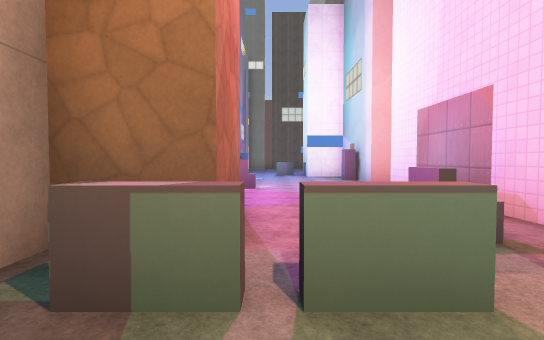
view 1 (above)

24 first-person views from a walk through a level from a Godot 3-D game. The camera is 1.2 m above the floor, tilts 2° down and sees 85° across. The floor is counted in squares, 2 m on a side. Each view is taken from the middle of a square. On the plan, view 1 faces up. The plan holds only what a view shows up to about 9 squares ahead; the rest is blank. Surface patterns are stand-ins for the level's own textures.

view 2
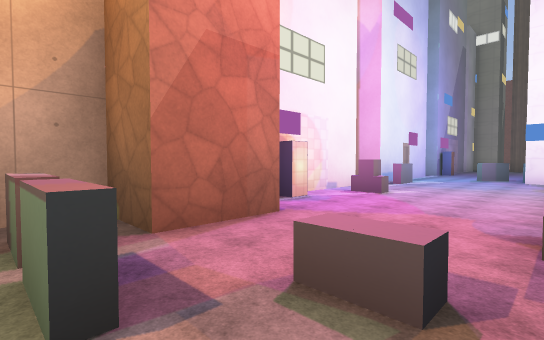

view 3
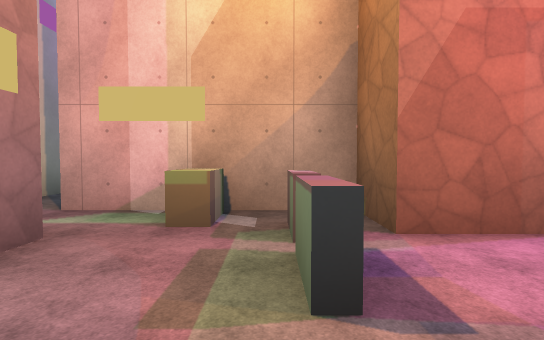

view 4
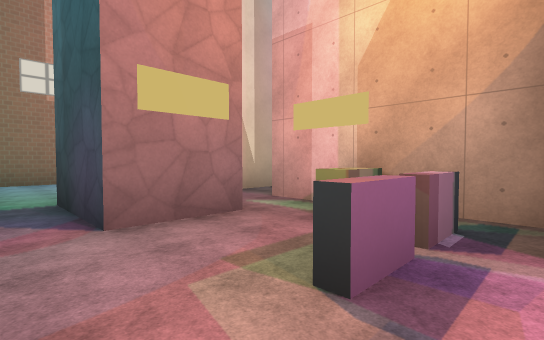

view 5
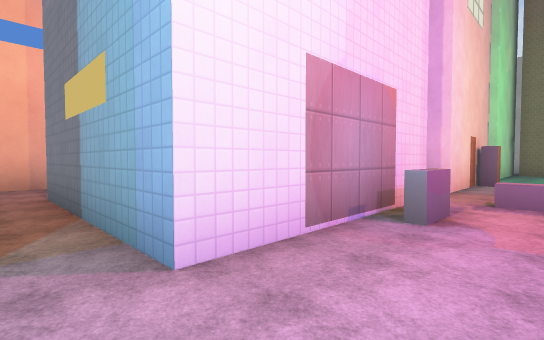

view 6
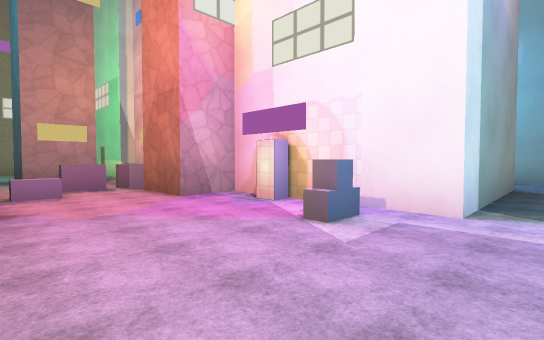

view 7
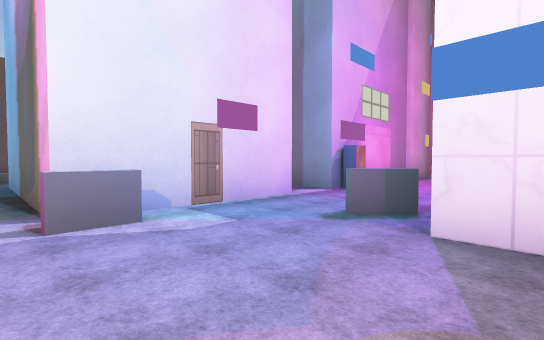

view 8
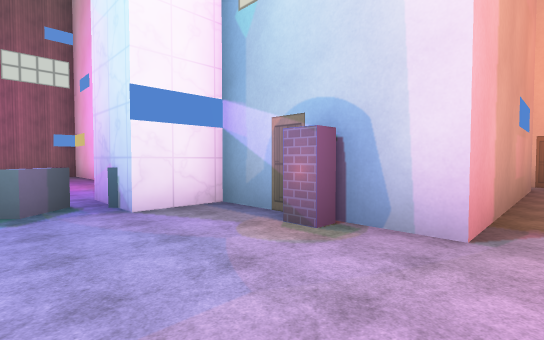

view 9
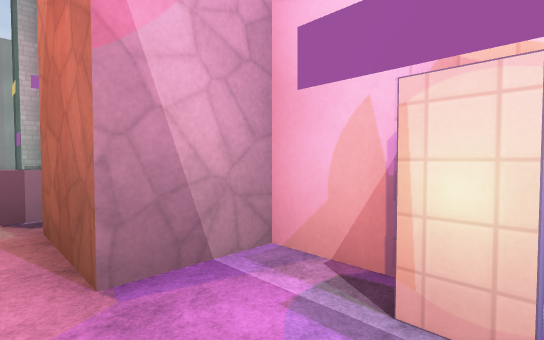

view 10
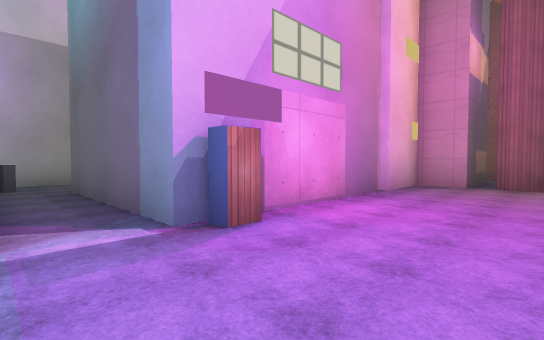

view 11
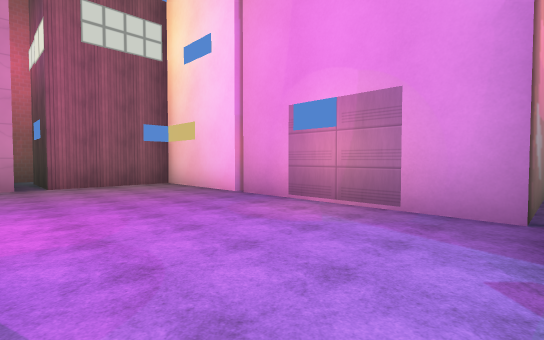

view 12
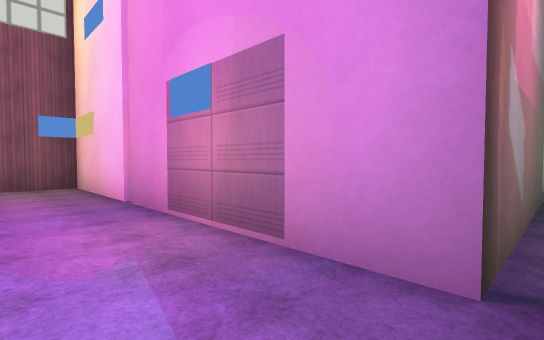

view 13
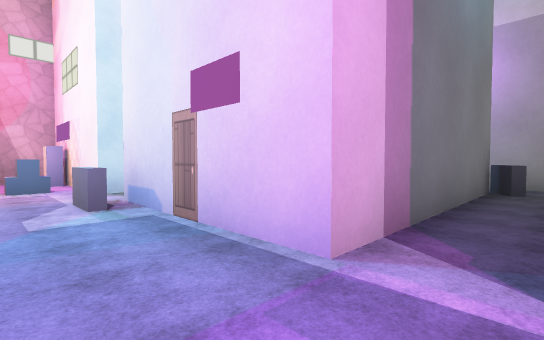

view 14
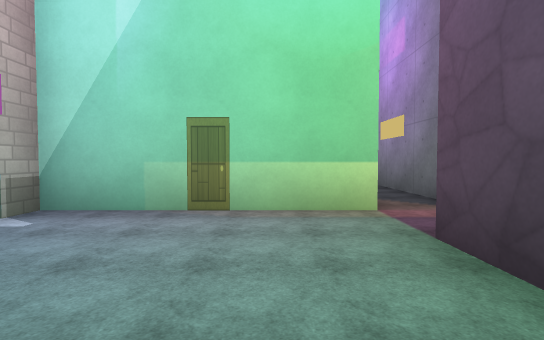

view 15
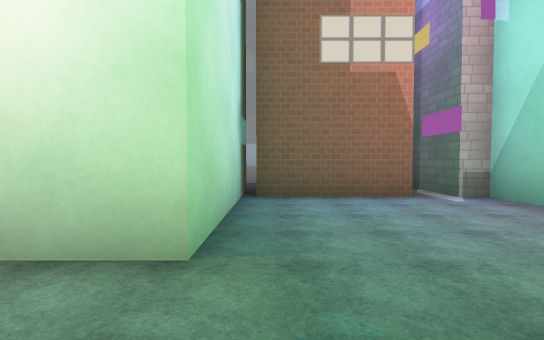

view 16
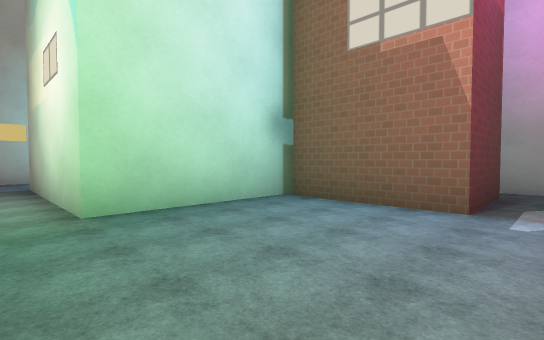

view 17
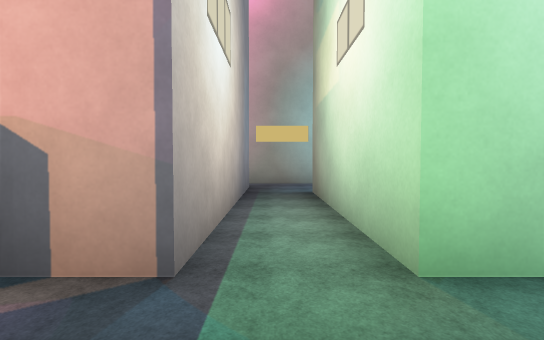

view 18
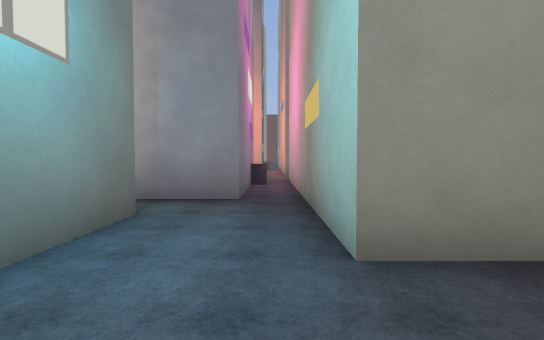

view 19
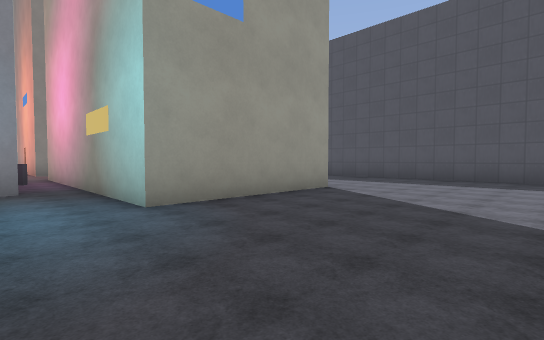

view 20
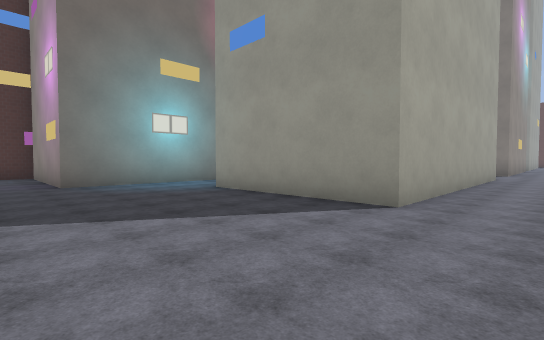

view 21
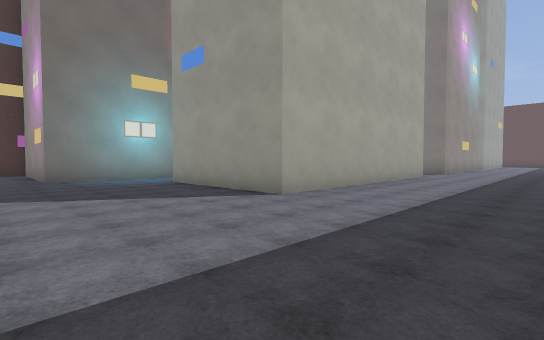

view 22
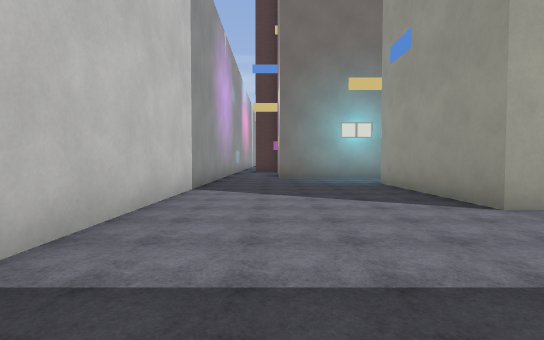

view 23
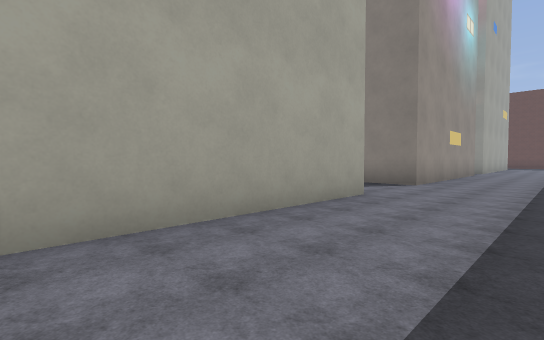

view 24
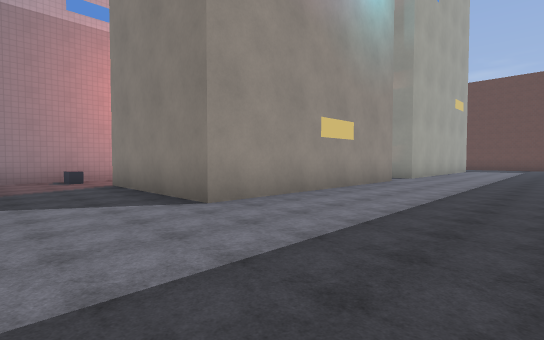

### Floor plan
Key: @ floor where view 1 was taken; # wall or solid block; . floor; D closed door; = window, fence, low wall or low ledge; ^ raised ledge; B block; C crate; O other object.
Columns run from 8 left of view 1 to 17 right of it. Each row starts with its distance up from view 1.
 23        ##
 22         .
 21        OO
 20         OOO
 19       B....B
 18       B....B
 17       B....B
 16       B....B
 15       B....B
 14 B  BBBBB...B
 13 B..........BBBB
 12 B.BBBBB...OB...       ..
 11       B.=.           ....
 10       BD...B        B....
  9    BBBBB..BB        B....
  8 O..........BBBBBDB  B....
  7 O..BBBB.........DB  B....
  6       BCC..OOOO..B  B....
  5       BB...O  O..BBBB....
  4       B...#O  OC.........
  3        O...O  O..........
  2       OO.C.    ..........
  1       OO^..B   B.B  B...
  0       OB@..B   BBB  B....
 -1    OOOO.OOBB   B.B  B....
 -2     ....OO.BBBBB.B  B....
 -3      BB..........B  B....
 -4       B....BBBB..B  B....
 -5       BD...B  B..BBBB....
 -6       B....B  B..........#
 -7       BOOOOBBBB..........#
 -8      OOOO O..............#
 -9        .. .  ............#
-10        #####   ########

Where each view was taken, in squares from view 1:
view 1: 0 up, 0 right, facing up
view 2: 1 up, 2 right, facing up-left
view 3: 1 up, 2 right, facing left
view 4: 2 up, 2 right, facing down-left
view 5: 7 up, 1 right, facing down-right
view 6: 8 up, 2 right, facing down-left
view 7: 8 up, 2 right, facing up-left
view 8: 7 up, 0 right, facing up-right
view 9: 5 up, 0 right, facing down-left
view 10: 12 up, 1 right, facing up-left
view 11: 12 up, 1 left, facing up-right
view 12: 12 up, 1 right, facing up-right
view 13: 13 up, 0 right, facing down-left
view 14: 4 down, 2 right, facing left
view 15: 2 down, 2 right, facing down
view 16: 3 down, 1 left, facing down-right
view 17: 3 down, 1 right, facing right
view 18: 7 down, 8 right, facing up
view 19: 9 down, 7 right, facing up-right
view 20: 9 down, 14 right, facing up-left
view 21: 9 down, 16 right, facing up-left
view 22: 8 down, 16 right, facing left
view 23: 3 down, 15 right, facing up-left
view 24: 2 up, 16 right, facing up-left
